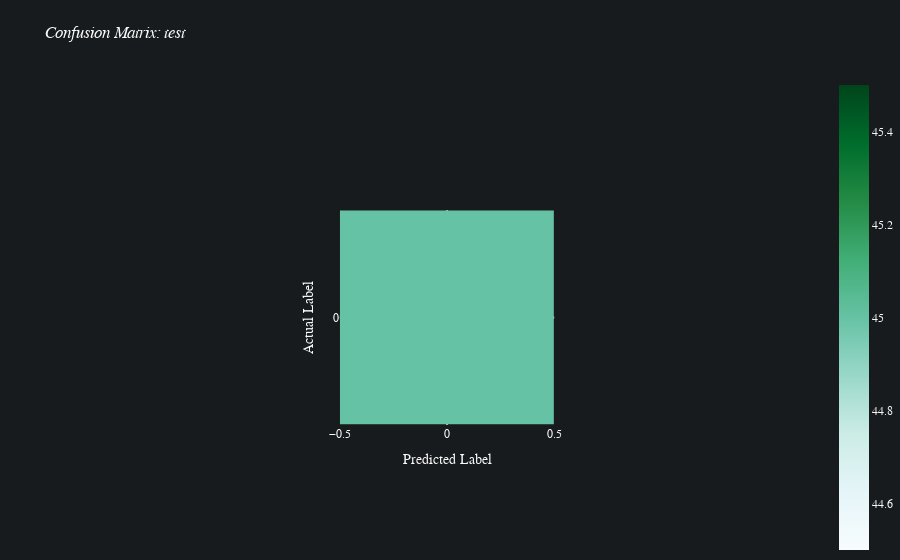
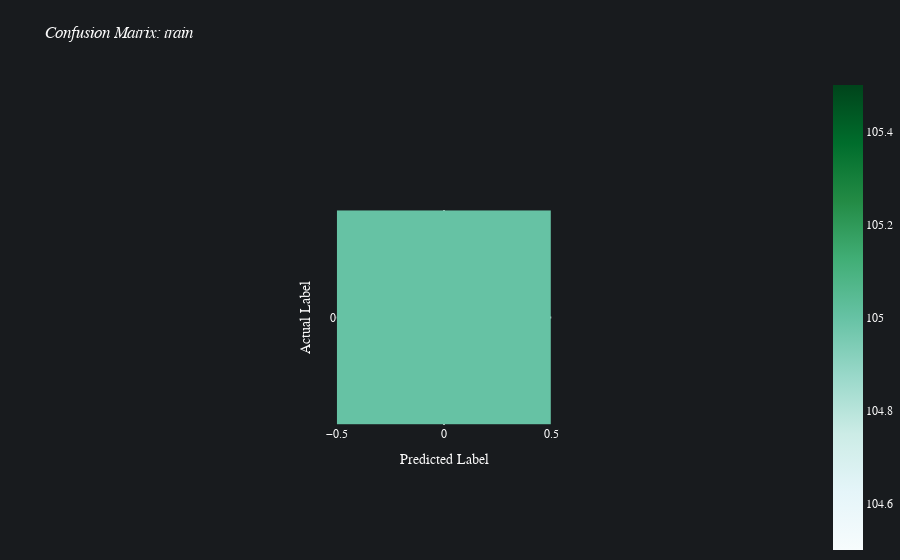

The notebook cell saved with these charts, in order:
### Code cell
batch.jobs[4].results[0].plot_confusion_matrix()

### Figure 1 — Plotly figure (JSON) as saved in the notebook; plotly's stock layout.template omitted (floating-point values rounded to 4 significant figures)
{"data": [{"coloraxis": "coloraxis", "hovertemplate": "Predicted Label: %{x}<br>Actual Label: %{y}<br>color: %{z}<extra></extra>", "type": "heatmap", "z": [[45]]}], "layout": {"autosize": true, "coloraxis": {"colorscale": [[0, "rgb(247,252,253)"], [0.125, "rgb(229,245,249)"], [0.25, "rgb(204,236,230)"], [0.375, "rgb(153,216,201)"], [0.5, "rgb(102,194,164)"], [0.625, "rgb(65,174,118)"], [0.75, "rgb(35,139,69)"], [0.875, "rgb(0,109,44)"], [1, "rgb(0,68,27)"]]}, "font": {"color": "#FAFAFA", "family": "Avenir"}, "hoverlabel": {"bgcolor": "#0F0F0F", "font": {"family": "Avenir", "size": 15}}, "legend": {"title": {"text": "Sample Count"}}, "margin": {"b": 0, "t": 75}, "paper_bgcolor": "#181B1E", "plot_bgcolor": "#181B1E", "title": {"text": "<i>Confusion Matrix: test</i>"}, "xaxis": {"autorange": true, "constrain": "domain", "domain": [0.354, 0.646], "range": [-0.5, 0.5], "scaleanchor": "y", "title": {"text": "Predicted Label"}}, "yaxis": {"autorange": true, "constrain": "domain", "domain": [0, 1], "dtick": 1, "range": [0.5, -0.5], "tick0": 0, "tickmode": "linear", "title": {"text": "Actual Label"}}}}

### Figure 2 — Plotly figure (JSON) as saved in the notebook; plotly's stock layout.template omitted (floating-point values rounded to 4 significant figures)
{"data": [{"coloraxis": "coloraxis", "hovertemplate": "Predicted Label: %{x}<br>Actual Label: %{y}<br>color: %{z}<extra></extra>", "type": "heatmap", "z": [[105]]}], "layout": {"autosize": true, "coloraxis": {"colorscale": [[0, "rgb(247,252,253)"], [0.125, "rgb(229,245,249)"], [0.25, "rgb(204,236,230)"], [0.375, "rgb(153,216,201)"], [0.5, "rgb(102,194,164)"], [0.625, "rgb(65,174,118)"], [0.75, "rgb(35,139,69)"], [0.875, "rgb(0,109,44)"], [1, "rgb(0,68,27)"]]}, "font": {"color": "#FAFAFA", "family": "Avenir"}, "hoverlabel": {"bgcolor": "#0F0F0F", "font": {"family": "Avenir", "size": 15}}, "legend": {"title": {"text": "Sample Count"}}, "margin": {"b": 0, "t": 75}, "paper_bgcolor": "#181B1E", "plot_bgcolor": "#181B1E", "title": {"text": "<i>Confusion Matrix: train</i>"}, "xaxis": {"autorange": true, "constrain": "domain", "domain": [0.3527, 0.6473], "range": [-0.5, 0.5], "scaleanchor": "y", "title": {"text": "Predicted Label"}}, "yaxis": {"autorange": true, "constrain": "domain", "domain": [0, 1], "dtick": 1, "range": [0.5, -0.5], "tick0": 0, "tickmode": "linear", "title": {"text": "Actual Label"}}}}
